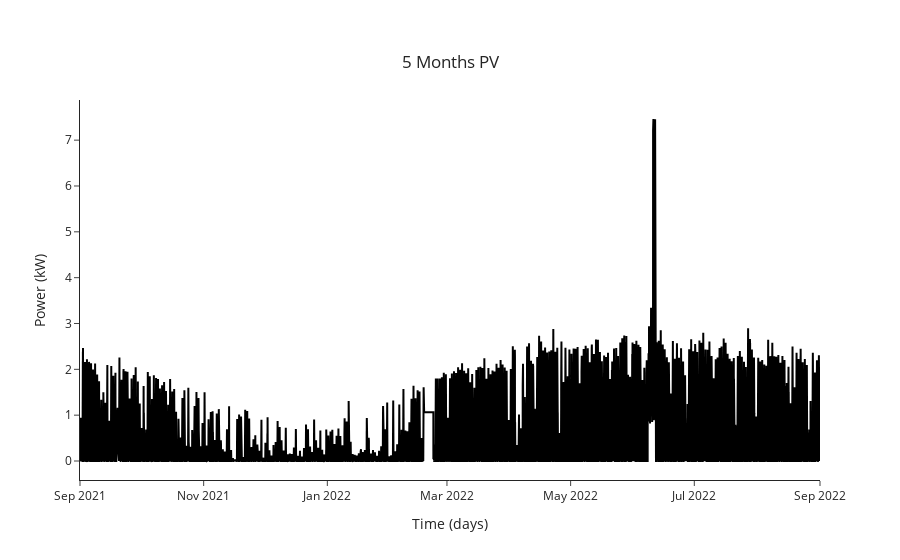

The cell this chart's notebook holds for it:
### Code cell
for i in houselist[24:25]:
    first = CalculateThree(df0,i)
    second = CalculateThree(df1,i)    
    third = CalculateThree(df2,i)
    sptspace = SeptSpace(septhourly,i)
    junespace = JuneSpace(junehourly,i)

    finaldf = pd.concat([first,sptspace,second,junespace,third],axis=0)
    
    fig = go.Figure(go.Scatter ( x = finaldf.index, y = finaldf.PV.values, line=dict(color='black', width=2))
    )


    fig.update_layout(

    title={
    'text': " 5 Months PV ",
    'y':0.9,
    'x':0.5,
    'xanchor': 'center',
    'yanchor': 'top'},

    template="simple_white"

    )
    
    fig.update_xaxes(title='Time (days)',showgrid=False)
    fig.update_yaxes(title='Power (kW) ',showgrid=False)

    
    #fig.update_layout(height=600, width=1000, title_text="PV December 19-25")

    fig.show()
    #fig.write_image(f"images/{template}.png")

### Figure 1 — Plotly figure (JSON) as saved in the notebook; plotly's stock layout.template omitted (floating-point values rounded to 4 significant figures; data arrays with more than 128 entries replaced by an {"elided": "..."} marker saying what was removed)
{"data": [{"line": {"color": "black", "width": 2}, "type": "scatter", "x": {"elided": "34680 str values"}, "y": {"elided": "34680 float values"}}], "layout": {"title": {"text": " 5 Months PV ", "x": 0.5, "xanchor": "center", "y": 0.9, "yanchor": "top"}, "xaxis": {"showgrid": false, "title": {"text": "Time (days)"}}, "yaxis": {"showgrid": false, "title": {"text": "Power (kW) "}}}}
